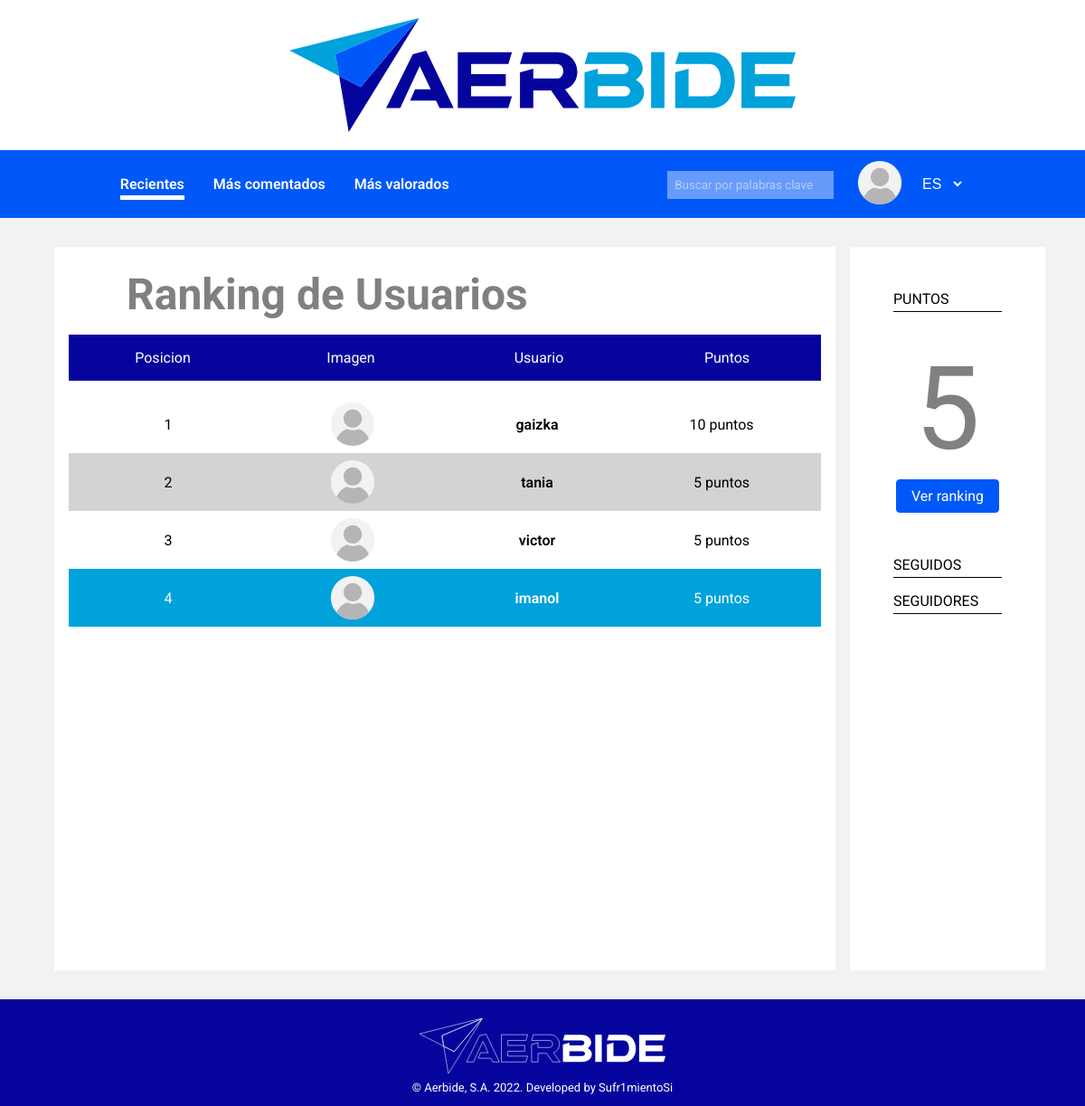
The page /ranking.php (signed in) on the database its author committed.
### tables this page shows
CREATE TABLE `users` (
  `id` int(11) NOT NULL,
  `username` varchar(255) NOT NULL,
  `name` varchar(255) NOT NULL,
  `surname` varchar(255) DEFAULT NULL,
  `image` varchar(255) DEFAULT NULL,
  `date` date NOT NULL DEFAULT current_timestamp(),
  `points` int(11) NOT NULL DEFAULT 0,
  `job` varchar(64) DEFAULT NULL,
  `passwd` varchar(255) NOT NULL
);

### src/ranking.php (called while the page is built, shortened)
<?php
require_once "app/__include.inc.php";
include_views([
    "views/header.view.php",
    "views/ranking.view.php",
    "views/footer.view.php"
]);

### src/app/db/repositories/user_repo.inc.php (called while the page is built, shortened)
<?php
abstract class UserRepository {
    private static function parseUserFromData(array $data) : UserEntity {
        return new UserEntity(
            $data['id'],
            $data['username'],
            $data['name'],
            $data['surname'],
            $data['image'],
            strtotime($data['date']),
            $data['points'],
            $data['job'],
            $data['passwd']
        );
    }
    public static function getUserById(int $id): UserEntity|null {
        global $db;
        $sql = 'SELECT * FROM users WHERE id = :id';
        $statement = $db->prepare($sql);
        $statement->setFetchMode(PDO::FETCH_ASSOC);
        $statement->execute([
            ':id' => $id
        ]);
        if (($data = $statement->fetch())) {
            return self::parseUserFromData($data);
        }
        return null;
    }
    public static function getUserRanking(int $limit = 10) {
        global $db;
        $sql = "SELECT * FROM users ORDER BY points DESC LIMIT $limit";
        $statement = $db->prepare($sql);
        $statement->execute();
        $usuarios = [];
        while (($data = $statement->fetch())) {
            $usuarios[] = self::parseUserFromData($data);
        }
        return $usuarios;
    }
}

### src/app/db/entities/user_entity.inc.php (called while the page is built, shortened)
<?php
class UserEntity {
    private $id;
    private $username;
    private $points;
    public function __construct(int $id, string $username, string $name, string|null $surname, string|null $image,
        int $date, int $points, string|null $job, string $passwd) {
            $this->id = $id;
            $this->username = $username;
            $this->date = new DateTime();
            $this->points = $points;
    }
    public function getId(): int {
        return $this->id;
    }
    public function getUsername(): string {
        return $this->username;
    }
    public function getPoints(): int {
        return $this->points;
    }
}

### src/app/session.inc.php (called while the page is built, shortened)
<?php
class SessionManager {
    private $currentUser;
    public function __construct() {
        $this->get_current_user();
    }
    private function get_current_user() {
        $id = $this->get('_uid');
        if (is_int($id)) {
            $this->currentUser = UserRepository::getUserById($id);
        }
    }
    public function get(string $key): mixed {
        return array_key_exists($key, $_SESSION) ? $_SESSION[$key] : null;
    }
    public function getCurrentUser(): UserEntity|null {
        return $this->currentUser;
    }
}
$session = new SessionManager();

### src/app/__include.inc.php (called while the page is built, shortened)
<?php
require_once "session.inc.php";
require_once "utils.inc.php";

### src/views/ranking.view.php (the view)
<?php
    $list = UserRepository::getUserRanking();
?>
<div class="content noleft">
    <main>
        <div class="ranking-content">
            <h2  class="title">Ranking de Usuarios</h2>
            <div class="grid-container title">
                <p>Posicion</p>
                <p>Imagen</p>
                <p>Usuario</p>
                <p>Puntos</p>
            </div>
            <ol class="ranking">
                <?php for ($i=0; $i < count($list); $i++): ?>
                    <li class="<?php
                            if ($GLOBALS['session']->getCurrentUser()->getId() == $list[$i]->getId()) {
                                echo 'current';
                            }
                        ?>">
                        <div class="grid-container">
                            <span class="pos"><?php echo $i + 1; ?></span>
                            <img class="author-icon" src="img/user-default-image.svg" alt="Imágen del usuario">
                            <p><a href="user.php?user=<?php echo $list[$i]->getId(); ?>"><?php echo $list[$i]->getUsername(); ?></a></p>
                            <span><?php echo $list[$i]->getPoints(); ?> puntos</span>
                        </div>
                    </li>
                <?php endfor; ?>
            </ol>
        </div>
    </main>
    <?php include 'partials/sidebar_right.php'?>
</div>

### src/app/utils.inc.php (shortened to what this page needs)
<?php
function include_views(array $views) {
    echo '<!DOCTYPE html><html lang="es"><head>';
    echo '</head><body>';
    foreach ($views as $view) {
        include $view;
    }
    echo '</body></html>';
}

### src/views/partials/sidebar_right.php (shortened to what this page needs)
<aside class="sidebar-right">
    <div>
        <h3>puntos</h3>
        <div class="flex-container-column">
            <p class="points"><?php echo $GLOBALS['session']->getCurrentUser()->getPoints() ?></p>
            <a class="button-blue" href="/ranking.php">Ver ranking</a>
        </div>
    </div>
    <div>
        <h3>seguidos</h3>
    </div>
    <div>
        <h3>seguidores</h3>
    </div>
</aside>

### src/styles/global.css (style rules this page uses)
:root { --color-dark-blue: #05059d; --color-medium-blue: #0158f8; --color-light-blue: #00a2db; --color-search-blue: #679bfb; --color-light-grey: #f2f2f2; --color-dark-grey: #b5b5b5; }
* { padding: 0; margin: 0; box-sizing: border-box; }
body { font-family: 'Roboto', sans-serif; background-color: var(--color-light-grey); }
h3 { color: black; }
a { color: black; text-decoration: none; }
.button-blue, .button-white, .button-dark-blue { text-decoration: none; font-size: 1rem; font-family: 'Roboto'; display: inline-block; border-radius: 0.25rem; overflow: hidden; padding: 0.5rem 1rem; margin: 0; transition: all 0.1s ease-in; }
.button-blue, .button-white:hover { color: white; border: 0.1rem solid var(--color-medium-blue); background-color: var(--color-medium-blue); }
.author-icon { height: 3rem; }
.flex-container-column { display: flex; flex-direction: column; gap: 0.2rem; }

### src/styles/layout.css (style rules this page uses)
.content { display: grid; grid-template-columns: repeat(5, 1fr); grid-template-areas: "l m m m r"; column-gap: 1rem; width: 90%; min-height: 100vh; margin: 2rem auto; }
.content.noleft { grid-template-columns: 80% 20%; grid-template-areas: "m r"; }
.content main { grid-area: m; }
.content .sidebar-right { grid-area: r; }

### src/styles/asides.css (style rules this page uses)
aside { width: 100%; height: 100%; background-color: white; padding: 3rem; }
aside > div { margin-bottom: 1rem; }
aside h3 { font-size: 1rem; font-weight: 400; text-transform: uppercase; padding-bottom: 0.25rem; margin-bottom: 1rem; border-bottom: 0.1rem solid black; }
aside a.button-blue { width: fit-content; }
aside p.points { text-align: center; font-size: 8em; color: grey; padding: 1rem 1rem 0rem 1rem; }
aside .flex-container-column { justify-content: center; align-items: center; margin-bottom: 3rem; }

### src/styles/user.css (style rules this page uses)
.points { font-size: 3rem; color: grey; }

### src/styles/ranking.css (style rules this page uses)
.ranking-content { background-color: white; min-height: 100vh; }
.ranking-content h2 { font-size: 1.2rem; color: grey; width: 6rem; text-align: left; }
.ranking-content ol { list-style: none; padding: 1rem; }
.ranking-content li { padding: 0.5rem; }
.ranking-content a { font-weight: 600; }
.ranking-content h2:first-child { font-size: 3rem; padding: 1.5rem 0 1rem 5rem; color: grey; width: fit-content; }
.grid-container { display: grid; grid-template-columns: repeat(4, 1fr); align-items: center; justify-items: center; }
.grid-container.title { margin: 0 1rem; padding: 1rem 0; background-color: var(--color-dark-blue); color: white; }
ol.ranking li:nth-child(even) { background-color: lightgrey; }
ol.ranking li.current { background-color: var(--color-light-blue); color: white; }
ol.ranking li.current a { color: white; }

### rows shown on the page
users: username "gaizka", points "10"
users: username "tania", points "5"
users: username "victor", points "5"
users: username "imanol", points "5"

### other values the page prints
form field value "ES"
